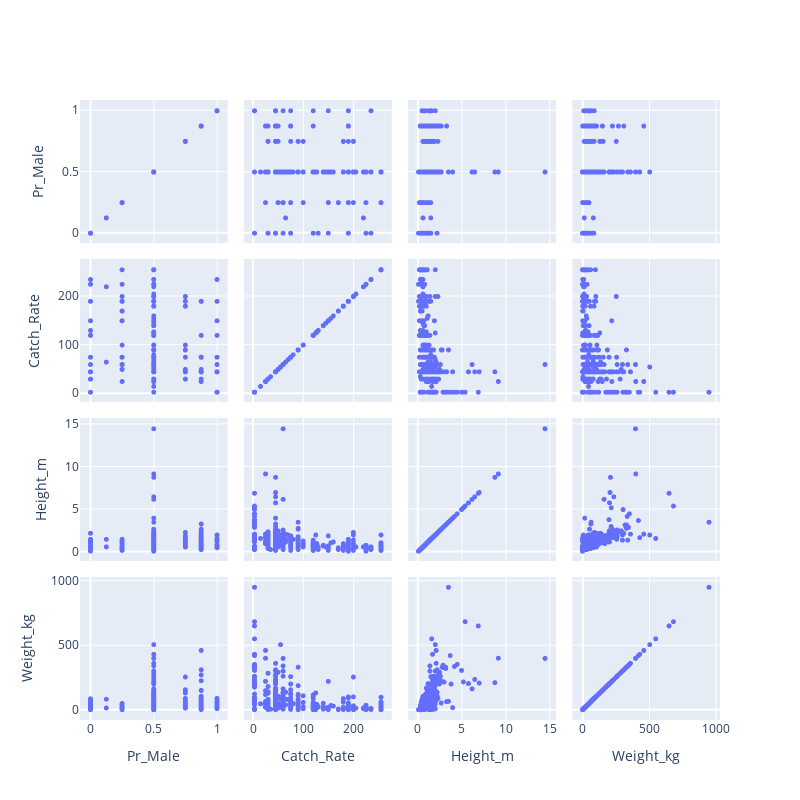

The cell this chart's notebook holds for it:
### Code cell
d_list = ['Pr_Male', 'Catch_Rate', 'Height_m', 'Weight_kg']#['Catch_Rate', 'HP', 'Attack', 'Defense', 'Sp_Atk', 'Sp_Def', 'Speed']
dimensions = []

for d in d_list:
    dimensions.append(dict(label=d, values=poke[d]))

data = go.Splom(dimensions=dimensions, 
                showupperhalf=True,
                marker = dict(size=5, showscale=False,))
fig = go.Figure(data=data)
fig.update_layout(height=800, width= 800)
fig.show()

### Figure 1 — Plotly figure (JSON) as saved in the notebook; plotly's stock layout.template omitted (floating-point values rounded to 4 significant figures; data arrays with more than 128 entries replaced by an {"elided": "..."} marker saying what was removed)
{"data": [{"dimensions": [{"label": "Pr_Male", "values": {"elided": "721 float values"}}, {"label": "Catch_Rate", "values": {"elided": "721 int values"}}, {"label": "Height_m", "values": {"elided": "721 float values"}}, {"label": "Weight_kg", "values": {"elided": "721 float values"}}], "marker": {"showscale": false, "size": 5}, "showupperhalf": true, "type": "splom"}], "layout": {"height": 800, "width": 800}}
